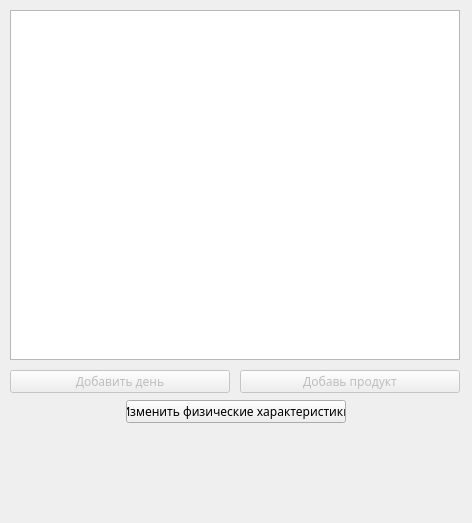
<?xml version="1.0" encoding="UTF-8"?>
<ui version="4.0">
 <class>MainWindow</class>
 <widget class="QMainWindow" name="MainWindow">
  <property name="geometry">
   <rect>
    <x>0</x>
    <y>0</y>
    <width>472</width>
    <height>523</height>
   </rect>
  </property>
  <property name="font">
   <font>
    <family>Microsoft YaHei</family>
   </font>
  </property>
  <property name="windowTitle">
   <string>Счетчик калорий</string>
  </property>
  <property name="dockNestingEnabled">
   <bool>false</bool>
  </property>
  <property name="dockOptions">
   <set>QMainWindow::AllowTabbedDocks|QMainWindow::AnimatedDocks</set>
  </property>
  <property name="unifiedTitleAndToolBarOnMac">
   <bool>false</bool>
  </property>
  <widget class="QWidget" name="centralwidget">
   <widget class="QPushButton" name="add_day_btn">
    <property name="enabled">
     <bool>false</bool>
    </property>
    <property name="geometry">
     <rect>
      <x>10</x>
      <y>370</y>
      <width>220</width>
      <height>23</height>
     </rect>
    </property>
    <property name="text">
     <string>Добавить день</string>
    </property>
   </widget>
   <widget class="QPushButton" name="add_product_btn">
    <property name="enabled">
     <bool>false</bool>
    </property>
    <property name="geometry">
     <rect>
      <x>240</x>
      <y>370</y>
      <width>220</width>
      <height>23</height>
     </rect>
    </property>
    <property name="text">
     <string>Добавь продукт</string>
    </property>
   </widget>
   <widget class="QPlainTextEdit" name="text">
    <property name="geometry">
     <rect>
      <x>10</x>
      <y>10</y>
      <width>450</width>
      <height>350</height>
     </rect>
    </property>
    <property name="readOnly">
     <bool>true</bool>
    </property>
    <property name="backgroundVisible">
     <bool>false</bool>
    </property>
   </widget>
   <widget class="QLabel" name="statistics">
    <property name="geometry">
     <rect>
      <x>10</x>
      <y>430</y>
      <width>451</width>
      <height>81</height>
     </rect>
    </property>
    <property name="text">
     <string/>
    </property>
    <property name="wordWrap">
     <bool>true</bool>
    </property>
   </widget>
   <widget class="QPushButton" name="edit_characteristics_btn">
    <property name="enabled">
     <bool>true</bool>
    </property>
    <property name="geometry">
     <rect>
      <x>126</x>
      <y>400</y>
      <width>220</width>
      <height>23</height>
     </rect>
    </property>
    <property name="text">
     <string>Изменить физические характеристики</string>
    </property>
   </widget>
   <zorder>edit_characteristics_btn</zorder>
   <zorder>add_day_btn</zorder>
   <zorder>add_product_btn</zorder>
   <zorder>text</zorder>
   <zorder>statistics</zorder>
  </widget>
  <action name="create">
   <property name="text">
    <string>Создать</string>
   </property>
  </action>
  <action name="open">
   <property name="text">
    <string>Открыть...</string>
   </property>
  </action>
  <action name="save">
   <property name="text">
    <string>Сохранить</string>
   </property>
  </action>
  <action name="save_as">
   <property name="text">
    <string>Сохранить как...</string>
   </property>
  </action>
 </widget>
 <resources/>
 <connections/>
</ui>
